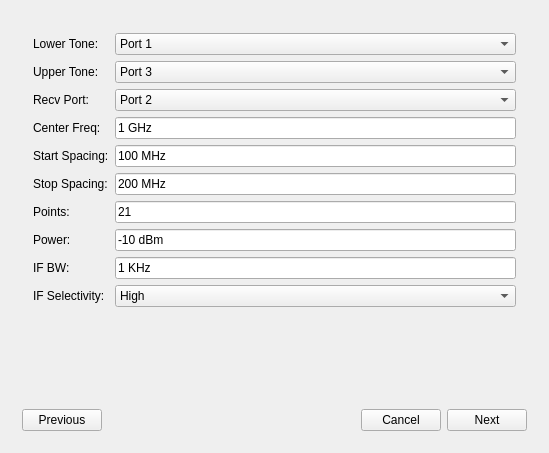
<?xml version="1.0" encoding="UTF-8"?>
<ui version="4.0">
 <class>MainWindow</class>
 <widget class="QMainWindow" name="MainWindow">
  <property name="geometry">
   <rect>
    <x>0</x>
    <y>0</y>
    <width>549</width>
    <height>453</height>
   </rect>
  </property>
  <property name="windowTitle">
   <string>MainWindow</string>
  </property>
  <property name="windowIcon">
   <iconset resource="Resources.qrc">
    <normaloff>:/icons/RS.ico</normaloff>:/icons/RS.ico</iconset>
  </property>
  <widget class="QWidget" name="centralWidget">
   <layout class="QVBoxLayout" name="verticalLayout">
    <item>
     <widget class="QStackedWidget" name="stackedWidget">
      <property name="currentIndex">
       <number>0</number>
      </property>
      <widget class="QWidget" name="page">
       <layout class="QGridLayout" name="gridLayout_2">
        <item row="0" column="0">
         <widget class="QWidget" name="widget" native="true">
          <layout class="QGridLayout" name="gridLayout">
           <item row="2" column="0">
            <widget class="QLabel" name="label_3">
             <property name="text">
              <string>Recv Port:</string>
             </property>
            </widget>
           </item>
           <item row="4" column="1">
            <widget class="QLineEdit" name="lineEdit_2">
             <property name="text">
              <string>100 MHz</string>
             </property>
            </widget>
           </item>
           <item row="6" column="1">
            <widget class="QLineEdit" name="lineEdit_4">
             <property name="text">
              <string>21</string>
             </property>
            </widget>
           </item>
           <item row="4" column="0">
            <widget class="QLabel" name="label_5">
             <property name="text">
              <string>Start Spacing:</string>
             </property>
            </widget>
           </item>
           <item row="7" column="0">
            <widget class="QLabel" name="label_8">
             <property name="text">
              <string>Power:</string>
             </property>
            </widget>
           </item>
           <item row="8" column="0">
            <widget class="QLabel" name="label_9">
             <property name="text">
              <string>IF BW:</string>
             </property>
            </widget>
           </item>
           <item row="3" column="0">
            <widget class="QLabel" name="label_4">
             <property name="text">
              <string>Center Freq:</string>
             </property>
            </widget>
           </item>
           <item row="1" column="0">
            <widget class="QLabel" name="label_2">
             <property name="text">
              <string>Upper Tone:</string>
             </property>
            </widget>
           </item>
           <item row="1" column="1">
            <widget class="QComboBox" name="comboBox_2">
             <item>
              <property name="text">
               <string>Port 3</string>
              </property>
             </item>
            </widget>
           </item>
           <item row="0" column="0">
            <widget class="QLabel" name="label">
             <property name="text">
              <string>Lower Tone:</string>
             </property>
            </widget>
           </item>
           <item row="2" column="1">
            <widget class="QComboBox" name="comboBox_3">
             <item>
              <property name="text">
               <string>Port 2</string>
              </property>
             </item>
            </widget>
           </item>
           <item row="10" column="1">
            <spacer name="verticalSpacer">
             <property name="orientation">
              <enum>Qt::Vertical</enum>
             </property>
             <property name="sizeHint" stdset="0">
              <size>
               <width>20</width>
               <height>40</height>
              </size>
             </property>
            </spacer>
           </item>
           <item row="0" column="1">
            <widget class="QComboBox" name="comboBox">
             <item>
              <property name="text">
               <string>Port 1</string>
              </property>
             </item>
            </widget>
           </item>
           <item row="5" column="1">
            <widget class="QLineEdit" name="lineEdit_3">
             <property name="text">
              <string>200 MHz</string>
             </property>
            </widget>
           </item>
           <item row="3" column="1">
            <widget class="QLineEdit" name="lineEdit">
             <property name="text">
              <string>1 GHz</string>
             </property>
            </widget>
           </item>
           <item row="5" column="0">
            <widget class="QLabel" name="label_6">
             <property name="text">
              <string>Stop Spacing:</string>
             </property>
            </widget>
           </item>
           <item row="6" column="0">
            <widget class="QLabel" name="label_7">
             <property name="text">
              <string>Points:</string>
             </property>
            </widget>
           </item>
           <item row="9" column="0">
            <widget class="QLabel" name="label_10">
             <property name="text">
              <string>IF Selectivity:</string>
             </property>
            </widget>
           </item>
           <item row="7" column="1">
            <widget class="QLineEdit" name="lineEdit_5">
             <property name="text">
              <string>-10 dBm</string>
             </property>
            </widget>
           </item>
           <item row="8" column="1">
            <widget class="QLineEdit" name="lineEdit_6">
             <property name="text">
              <string>1 KHz</string>
             </property>
            </widget>
           </item>
           <item row="9" column="1">
            <widget class="QComboBox" name="comboBox_4">
             <item>
              <property name="text">
               <string>High</string>
              </property>
             </item>
            </widget>
           </item>
          </layout>
         </widget>
        </item>
       </layout>
      </widget>
      <widget class="QWidget" name="page_2"/>
     </widget>
    </item>
    <item>
     <spacer name="verticalSpacer_2">
      <property name="orientation">
       <enum>Qt::Vertical</enum>
      </property>
      <property name="sizeHint" stdset="0">
       <size>
        <width>20</width>
        <height>15</height>
       </size>
      </property>
     </spacer>
    </item>
    <item>
     <widget class="QWidget" name="widget_2" native="true">
      <layout class="QHBoxLayout" name="horizontalLayout">
       <item>
        <widget class="QPushButton" name="pushButton_2">
         <property name="enabled">
          <bool>true</bool>
         </property>
         <property name="text">
          <string>Previous</string>
         </property>
        </widget>
       </item>
       <item>
        <spacer name="horizontalSpacer">
         <property name="orientation">
          <enum>Qt::Horizontal</enum>
         </property>
         <property name="sizeHint" stdset="0">
          <size>
           <width>202</width>
           <height>20</height>
          </size>
         </property>
        </spacer>
       </item>
       <item>
        <widget class="QPushButton" name="pushButton_3">
         <property name="text">
          <string>Cancel</string>
         </property>
        </widget>
       </item>
       <item>
        <widget class="QPushButton" name="pushButton">
         <property name="text">
          <string>Next</string>
         </property>
        </widget>
       </item>
      </layout>
     </widget>
    </item>
   </layout>
  </widget>
 </widget>
 <layoutdefault spacing="6" margin="11"/>
 <resources>
  <include location="Resources.qrc"/>
 </resources>
 <connections/>
</ui>
